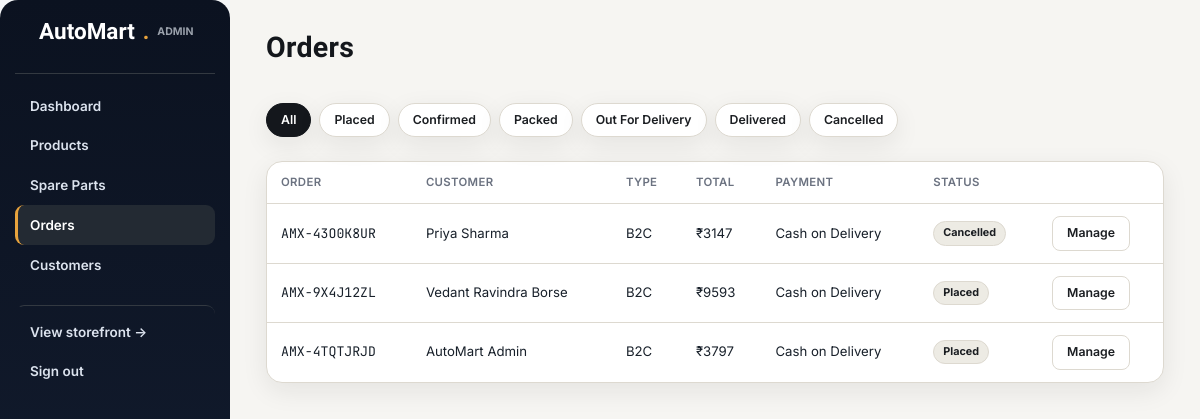
Page /admin/orders (signed in) on the committed database.
### models.py (models this page shows, shortened)
class Order(db.Model):
    __tablename__ = "orders"
    id = db.Column(db.Integer, primary_key=True)
    order_number = db.Column(db.String(20), unique=True, nullable=False, default=lambda: gen_code("AMX"))
    user_id = db.Column(db.Integer, db.ForeignKey("users.id"), nullable=False)
    order_type = db.Column(db.String(10), default="b2c")  # b2c | b2b — snapshot of buyer's account type
    status = db.Column(db.String(20), default="placed")
    delivery_type = db.Column(db.String(20), default="standard")  # express | standard
    delivery_address = db.Column(db.String(400))
    po_number = db.Column(db.String(60))  # optional purchase-order reference for business buyers
    subtotal = db.Column(db.Integer, default=0)
    delivery_fee = db.Column(db.Integer, default=0)
    discount = db.Column(db.Integer, default=0)
    total = db.Column(db.Integer, default=0)
    is_credit_order = db.Column(db.Boolean, default=False)
    credit_due_date = db.Column(db.DateTime)
    credit_settled = db.Column(db.Boolean, default=False)
    created_at = db.Column(db.DateTime, default=datetime.utcnow)
    updated_at = db.Column(db.DateTime, default=datetime.utcnow, onupdate=datetime.utcnow)
    items = db.relationship("OrderItem", backref="order", lazy="dynamic", cascade="all, delete-orphan")
    payment = db.relationship("Payment", backref="order", uselist=False, cascade="all, delete-orphan")
    @property
    def status_label(self):
        return self.status.replace("_", " ").title()

class User(UserMixin, db.Model):
    __tablename__ = "users"
    id = db.Column(db.Integer, primary_key=True)
    name = db.Column(db.String(120), nullable=False)
    email = db.Column(db.String(160), unique=True, nullable=False, index=True)
    phone = db.Column(db.String(20))
    password_hash = db.Column(db.String(255), nullable=False)
    role = db.Column(db.String(20), default="customer")  # customer | admin
    account_type = db.Column(db.String(20), default="individual")  # individual | business
    company_name = db.Column(db.String(160))
    gst_number = db.Column(db.String(20))
    business_type = db.Column(db.String(40))  # garage | retailer | fleet_operator | distributor | other
    business_verified = db.Column(db.Boolean, default=False)   # admin approves before credit terms unlock
    credit_limit = db.Column(db.Integer, default=0)             # outstanding Net-30 credit allowed, in INR
    credit_used = db.Column(db.Integer, default=0)
    address_line = db.Column(db.String(255))
    city = db.Column(db.String(100))
    state = db.Column(db.String(100))
    pincode = db.Column(db.String(10))
    created_at = db.Column(db.DateTime, default=datetime.utcnow)
    orders = db.relationship("Order", backref="customer", lazy="dynamic")
    @property
    def is_admin(self):
        return self.role == "admin"
    @property
    def is_business(self):
        return self.account_type == "business"

class Payment(db.Model):
    __tablename__ = "payments"
    id = db.Column(db.Integer, primary_key=True)
    order_id = db.Column(db.Integer, db.ForeignKey("orders.id"), nullable=False)
    method = db.Column(db.String(20), nullable=False)  # upi | card | credit_card | emi | cod
    status = db.Column(db.String(20), default="pending")  # pending | success | failed
    transaction_id = db.Column(db.String(40))
    emi_tenure_months = db.Column(db.Integer)
    emi_monthly_amount = db.Column(db.Integer)
    emi_total_payable = db.Column(db.Integer)
    instrument_label = db.Column(db.String(80))  # e.g. "UPI: name@bank" or "Card ending 4242"
    created_at = db.Column(db.DateTime, default=datetime.utcnow)
    @property
    def method_label(self):
        return dict(PAYMENT_METHODS).get(self.method, self.method)

### blueprints/admin.py (the view)
@bp.route("/orders")
@login_required
@admin_required
def orders():
    status_filter = request.args.get("status", "")
    query = Order.query
    if status_filter:
        query = query.filter_by(status=status_filter)
    all_orders = query.order_by(Order.created_at.desc()).all()
    return render_template("admin/orders.html", orders=all_orders, statuses=ORDER_STATUSES, status_filter=status_filter)

### blueprints/admin.py (called while the page is built)
def admin_required(fn):
    @wraps(fn)
    def wrapper(*args, **kwargs):
        if not current_user.is_authenticated or not current_user.is_admin:
            abort(403)
        return fn(*args, **kwargs)
    return wrapper

### templates/admin/orders.html (shortened to what this page needs)
{% extends "admin/base.html" %}
{% block content %}
<div class="admin-topline">
  <h2>Orders</h2>
</div>
<div class="filter-rail">
  <a href="{{ url_for('admin.orders') }}" class="filter-pill {% if not status_filter %}active{% endif %}">All</a>
  {% for s in statuses %}
    <a href="{{ url_for('admin.orders', status=s) }}" class="filter-pill {% if status_filter == s %}active{% endif %}">{{ s.replace('_',' ')|title }}</a>
  {% endfor %}
</div>
<div class="card">
  <table>
    <thead><tr><th>Order</th><th>Customer</th><th>Type</th><th>Total</th><th>Payment</th><th>Status</th><th></th></tr></thead>
    <tbody>
      {% for order in orders %}
        <tr>
          <td class="mono">{{ order.order_number }}</td>
          <td>{{ order.customer.name }}{% if order.customer.is_business %}<br><span class="muted" style="font-size:0.76rem;">{{ order.customer.company_name }}</span>{% endif %}</td>
          <td>{{ 'B2B' if order.order_type == 'b2b' else 'B2C' }}</td>
          <td>{{ currency }}{{ order.total }}</td>
          <td>{% if order.payment %}{{ order.payment.method_label }}{% endif %}</td>
          <td><span class="badge badge-status">{{ order.status_label }}</span></td>
          <td><a href="{{ url_for('admin.order_detail', order_number=order.order_number) }}" class="btn btn-outline btn-sm">Manage</a></td>
        </tr>
      {% else %}
        <tr><td colspan="7" class="muted">No orders found.</td></tr>
      {% endfor %}
    </tbody>
  </table>
</div>
{% endblock %}

### static/css/style.css (style rules this page uses)
:root { --graphite: #14171c; --steel: #232a33; --steel-2: #2b333d; --paper: #f6f5f2; --paper-2: #edebe4; --amber: #e8a33d; --amber-dark: #c47f1f; --green: #2f9e68; --red: #c6483c; --ink: #1b1e22; --muted: #6b7280; --muted-2: #9aa1ab; --line: #ddd9d0; --line-dark: #333941; --radius-sm: 4px; --radius-md: 8px; --shadow-sm: 0 1px 2px rgba(20, 23, 28, 0.06); }
* { box-sizing: border-box; }
html, body { margin: 0; padding: 0; background: var(--paper); color: var(--ink); font-family: "Inter", -apple-system, BlinkMacSystemFont, sans-serif; font-size: 15px; line-height: 1.5; }
h1, h2, h3, h4, .display { font-family: "Barlow Condensed", "Inter", sans-serif; font-weight: 700; letter-spacing: 0.01em; line-height: 1.1; margin: 0 0 0.4em; color: var(--graphite); }
h2 { font-size: 1.9rem; }
a { color: inherit; text-decoration: none; }
.mono { font-family: "JetBrains Mono", monospace; }
.btn { display: inline-flex; align-items: center; justify-content: center; gap: 8px; padding: 11px 22px; border-radius: var(--radius-md); font-weight: 600; font-size: 0.92rem; border: 1px solid transparent; cursor: pointer; font-family: inherit; transition: transform 0.08s ease, background 0.15s, border-color 0.15s; }
.btn-outline { background: transparent; border-color: var(--line); color: var(--ink); }
.btn-sm { padding: 7px 14px; font-size: 0.82rem; }
.badge { display: inline-flex; align-items: center; gap: 5px; font-size: 0.72rem; font-weight: 700; padding: 3px 9px; border-radius: 999px; text-transform: none; }
.badge-status { background: var(--paper-2); color: var(--ink); border: 1px solid var(--line); }
.card { background: #fff; border: 1px solid var(--line); border-radius: var(--radius-md); }
.filter-rail { display: flex; flex-wrap: wrap; gap: 8px; margin-bottom: 24px; }
.filter-pill { padding: 7px 14px; border-radius: 999px; border: 1px solid var(--line); font-size: 0.82rem; font-weight: 600; color: var(--ink); background: #fff; }
.filter-pill.active { background: var(--graphite); color: #fff; border-color: var(--graphite); }
table { width: 100%; border-collapse: collapse; }
th, td { text-align: left; padding: 12px 14px; border-bottom: 1px solid var(--line); font-size: 0.88rem; }
th { color: var(--muted); font-weight: 600; font-size: 0.76rem; text-transform: uppercase; letter-spacing: 0.03em; }
tr:last-child td { border-bottom: none; }
.admin-topline { display: flex; justify-content: space-between; align-items: center; margin-bottom: 28px; }
:root { --am-dark:#0b1220; --am-dark-2:#121b2e; --am-accent:#ff5a1f; --am-accent-2:#ff7a3d; --am-muted:#6b7280; --am-bg:#f4f6f8; --am-card:#ffffff; --am-border:#e5e7eb; --am-success:#16a34a; }
body { background:var(--am-bg); color:#18202a; font-family:Inter,system-ui,-apple-system,BlinkMacSystemFont,"Segoe UI",sans-serif; }
.card,.table,.auth-box { border-radius:16px !important; }
.product-card, .card, .filter-pill, .search-panel, .auth-shell, .stat-card, .category-card, .summary-card, .pay-method-tab, .emi-option { box-shadow: 0 8px 26px rgba(20,23,28,.08); }

### rows in the picture
Order: order_number "AMX-43O0K8UR", customer.name "Priya Sharma", order_type "B2C", currency "₹", total "3147", payment.method_label "Cash on Delivery", status_label "Cancelled"
Order: order_number "AMX-9X4J12ZL", customer.name "Vedant Ravindra Borse", order_type "B2C", currency "₹", total "9593", payment.method_label "Cash on Delivery", status_label "Placed"
Order: order_number "AMX-4TQTJRJD", customer.name "AutoMart Admin", order_type "B2C", currency "₹", total "3797", payment.method_label "Cash on Delivery", status_label "Placed"

### other values in the picture
{{ s.replace('_',' ')|title }} "Placed" "Confirmed" "Packed" "Out For Delivery" "Delivered" "Cancelled"
